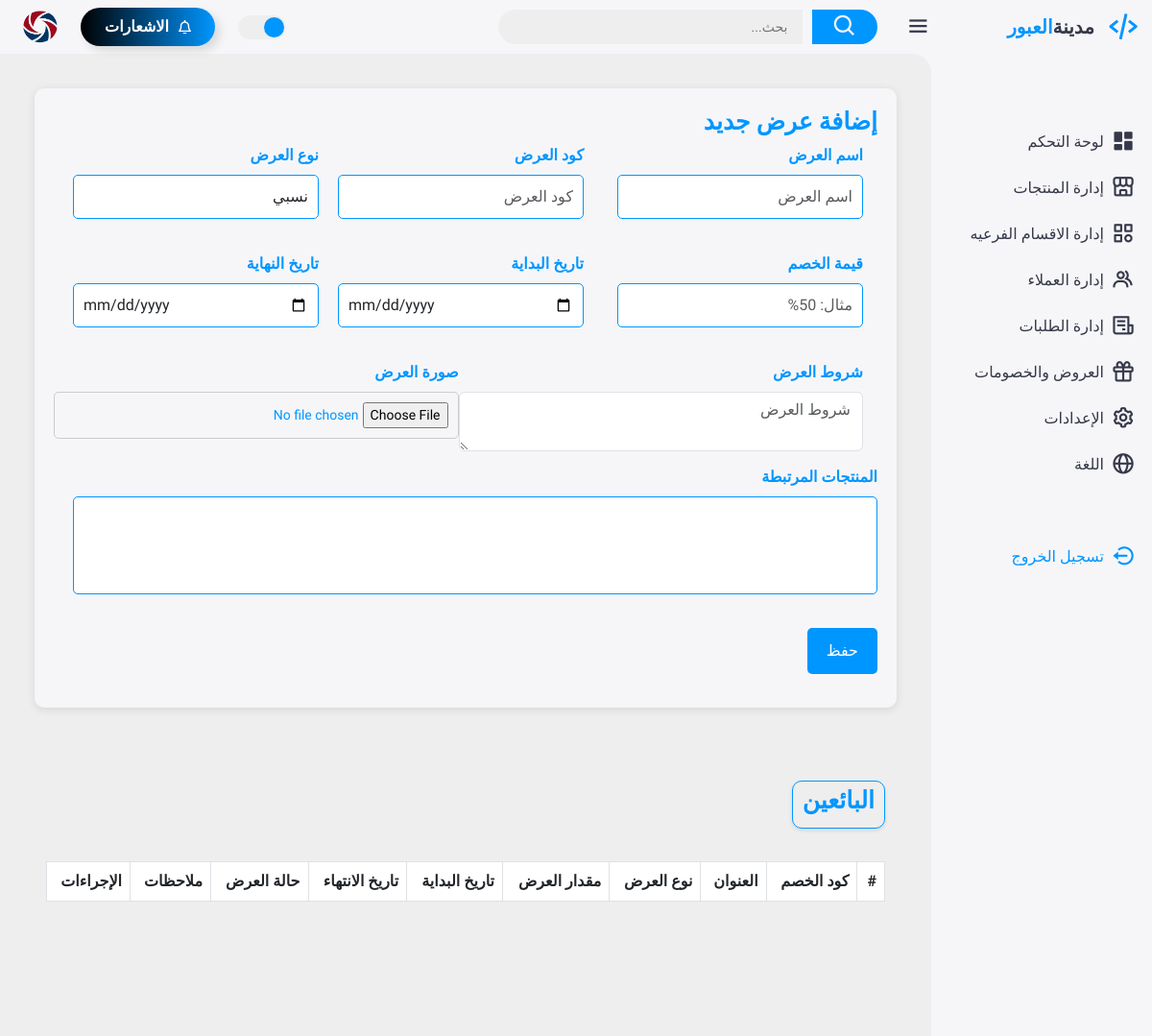
Before: /offers (signed in) with the older database file.
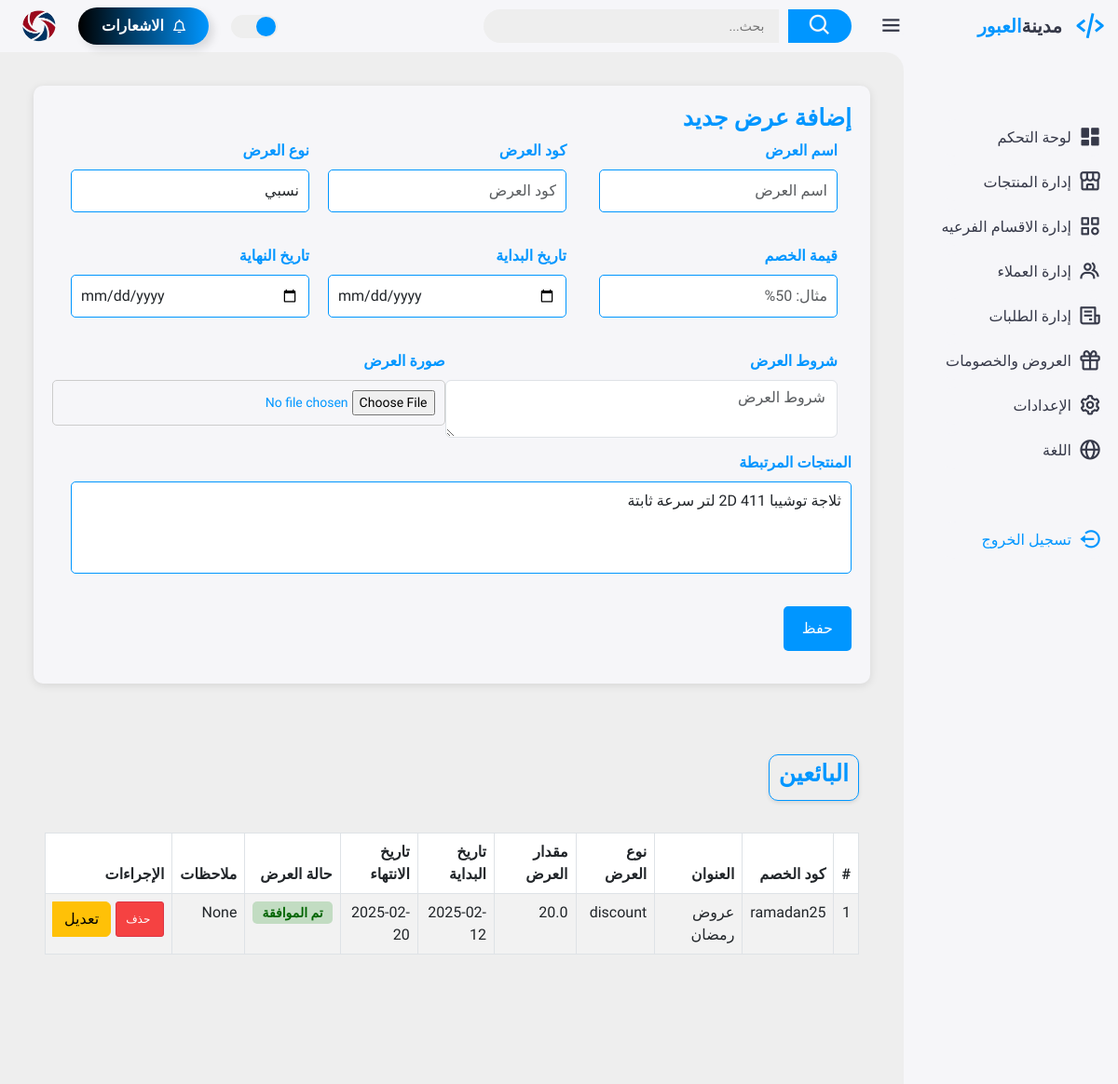
After: the same page with the newer database file.
### appobourcity/models.py (models this page shows, shortened)
class Offer(db.Model):
    __tablename__ = 'offers'
    offer_id = db.Column(db.Integer, primary_key=True)
    name = db.Column(db.String(255), nullable=False)
    code = db.Column(db.String(255), nullable=False)
    typename = db.Column(db.String(50), nullable=False)  # خصم نسبي أو خصم ثابت
    discount_value = db.Column(db.Float, nullable=False)
    start_date = db.Column(db.Date, nullable=False)
    end_date = db.Column(db.Date, nullable=False)
    description = db.Column(db.Text, nullable=True)
    notes = db.Column(db.Text, nullable=True)
    image = db.Column(db.String(255), nullable=True)
    approval_status = db.Column(db.String(255), nullable=True)
    status = db.Column(db.Boolean, default=False)  # True = نشط، False = غير نشط
    products = db.relationship('OfferProduct', backref='offer', cascade='all, delete-orphan', lazy=True)

### appobourcity/routes.py (the view, shortened to what this page needs)
@app.route('/offers', methods=['GET', 'POST'])
@login_required
def offers():
    form = OfferForm()
    products = Product.query.filter_by(seller_id=current_user.seller_id).all()
    form.products.choices = [(p.product_id, p.product_name) for p in products]
    seller_id = current_user.seller_id
    offers = (
        db.session.query(Offer)
        .join(OfferProduct, Offer.offer_id == OfferProduct.offer_id)
        .join(Product, Product.product_id == OfferProduct.product_id)
        .filter(Product.seller_id == seller_id)
        .all()
    )
    unread_count = Notification.query.filter_by(seller_id=seller_id, read_status=0).count()
    return render_template('Trader/offers.html', form=form, offers=offers, unread_count=unread_count)

### appobourcity/forms.py
class OfferForm(FlaskForm):
    name = StringField('اسم العرض', validators=[DataRequired()])
    code = StringField('كود العرض', validators=[DataRequired()])
    typename = SelectField('نوع العرض (نسبي أو ثابت)', choices=[
        ('discount', ' نسبي'),
        ('value', ' ثابت'),
    ], validators=[DataRequired()])
    discount_value = FloatField('قيمة الخصم', validators=[DataRequired(), NumberRange(min=0)])
    start_date = DateField('تاريخ البداية', format='%Y-%m-%d', validators=[DataRequired()])
    end_date = DateField('تاريخ النهاية', format='%Y-%m-%d', validators=[DataRequired()])
    description = TextAreaField('الوصف', validators=[])
    image = FileField('صورة العرض', validators=[])
    products = SelectMultipleField(
        'اختر المنتجات',
        choices=[],  # يتم ملؤها ديناميكيًا في العرض
        validators=[DataRequired()],
        render_kw={"class": "form-control", "multiple": True}  # إضافة سمات HTML
    )  # المنتجات كقائمة متعددة
    status = BooleanField('نشط', default=True)
    submit = SubmitField('حفظ العرض')

### appobourcity/__init__.py (called while the page is built)
@app.before_request
def enable_foreign_keys():
    db.session.execute(text('PRAGMA foreign_keys = ON;'))

### appobourcity/templates/Trader/offers.html (shortened to what the changed rows need)
<!DOCTYPE html>
<html lang="ar">
<head>
    <link href='https://unpkg.com/boxicons@2.1.4/css/boxicons.min.css' rel='stylesheet'>
    <link href="https://cdn.jsdelivr.net/npm/bootstrap@5.3.0-alpha1/dist/css/bootstrap.min.css" rel="stylesheet">
    <link href="https://cdn.jsdelivr.net/npm/bootstrap@5.3.0/dist/css/bootstrap.min.css" rel="stylesheet">
    <link rel="stylesheet" href="../static/css/Tradercss/style.css">
    <link rel="stylesheet" href="../static/css/Tradercss/offers.css">
</head>
<body>
    <div class="content">
        <main class="offers-page">
            <div class="header">
                 <div class="container">
                    <form class="add-offer-form" method="post" enctype="multipart/form-data">
                        <h2>إضافة عرض جديد</h2>
                        <div class="form-row">
                            <div class="form-group">
                                <label for="products"> المنتجات المرتبطة</label>
                                {{ form.products(class="form-control", multiple=True) }}
                            </div>
                        </div>
                    </form>
                </div>
<main class="offers-page">
    <div class="header">
        <div class="title-box">
            <h2> البائعين</h2>
        </div>
    </div>
    <div class="recent-sellers">
    <table class="table table-bordered table-striped sellers-table">
        <thead class="thead-dark">
            <tr>
                <th>#</th>
                <th>كود الخصم</th>
                <th>العنوان</th>
                <th>نوع العرض</th>
                <th>مقدار العرض</th>
                <th>تاريخ البداية</th>
                <th>تاريخ الانتهاء</th>
                <th>حالة العرض</th>
                <th>ملاحظات</th>
                <th>الإجراءات</th>
            </tr>
        </thead>
        <tbody id="offersTableBody">
            {% for offers in offers %}
            <tr>
                <td>{{ loop.index }}</td>
                <td>{{ offers.code }}</td>
                <td>{{ offers.name }}</td>
                <td>{{ offers.typename }}</td>
                <td>{{ offers.discount_value }}</td>
                <td>{{ offers.start_date }}</td>
                <td>{{ offers.end_date }}</td>
                <td>
                    {% if offers.approval_status == 'approved' %}
                        <span class="badge badge-approved">تم الموافقة</span>
                    {% elif offers.approval_status == 'rejected' %}
                        <span class="badge badge-rejected">تم الرفض</span>
                    {% else %}
                        <span class="badge badge-pending">تحت المراجعة</span>
                    {% endif %}
                </td>
                <td>{{ offers.notes}}</td>
                <td>
                    <div class="btn-group" role="group" style="display: flex; justify-content: flex-end; gap: 5px;">
                        <a href="{{ url_for('delete_offer_trader', offer_id=offers.offer_id) }}"
                           class="btn btn-sm btn-danger d-flex align-items-center justify-content-center"
                           style="background-color: #f54242; border-radius: 3px; padding: 4px 10px; font-size: 12px; color: white; text-decoration: none;"
                           onclick="return confirm('هل أنت متأكد أنك تريد حذف هذا المنتج؟')">
                             حذف
                        </a>
                    <button class="btn btn-warning"
                        data-bs-toggle="modal"
                        data-bs-target="#editOfferModal"
                        data-id="{{ offers['offer_id'] }}"
                        data-name="{{ offers['name'] }}"
                        data-code="{{ offers['code'] }}"
                        data-typename="{{ offers['typename'] }}"
                        data-discount="{{ offers['discount_value'] }}"
                        data-start="{{ offers['start_date'] }}"
                        data-end="{{ offers['end_date'] }}"
                        data-description="{{ offers['description'] }}"
                        data-products="{{ offers['products'] | join(',') }}">
                         تعديل
                    </button>
                </td>
            </tr>
        {% endfor %}
        </tbody>
    </table>
</main>
</body>
</html>

Changed rows visible on the page:
added Offer: code "ramadan25", name "عروض رمضان", typename "discount", discount_value "20.0", start_date "2025-02-12", end_date "2025-02-20", approval_status "تم الموافقة", notes "None"
Other visible differences:
form field products: (not shown) → "ثلاجة توشيبا 2D 411 لتر سرعة ثابتة"
